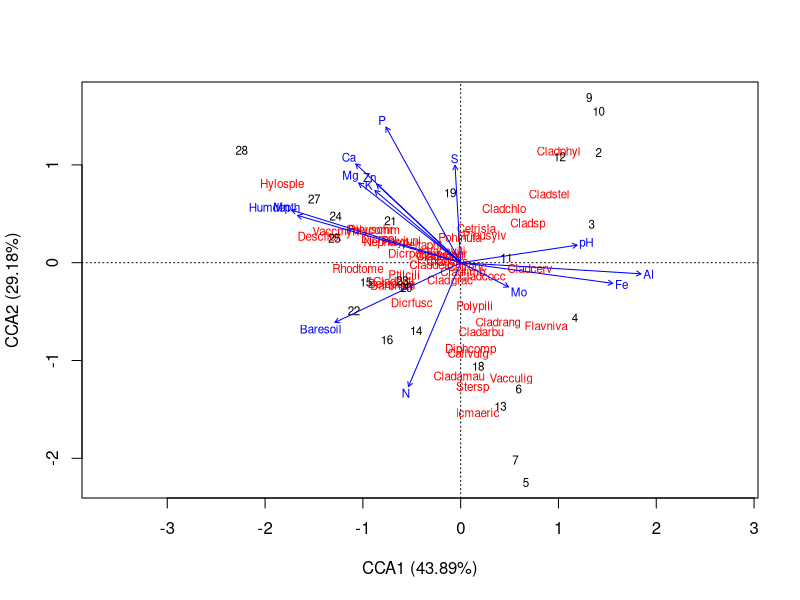
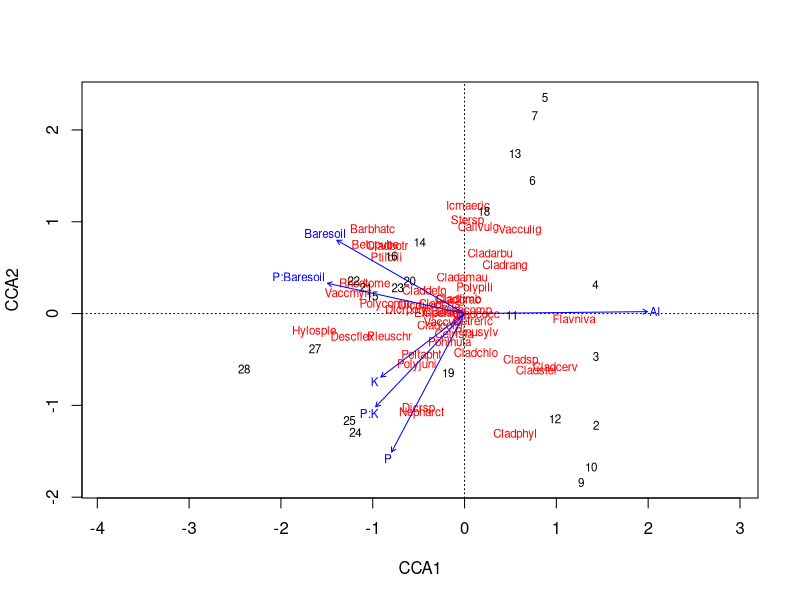
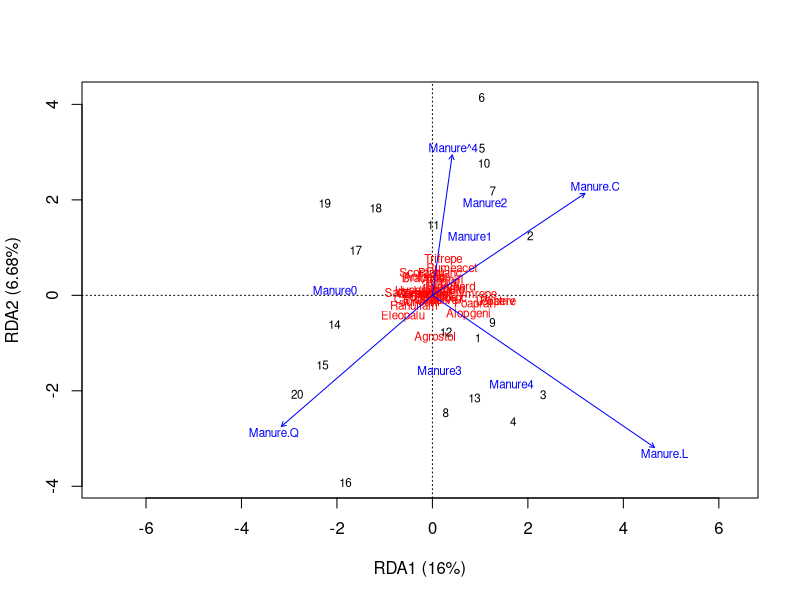
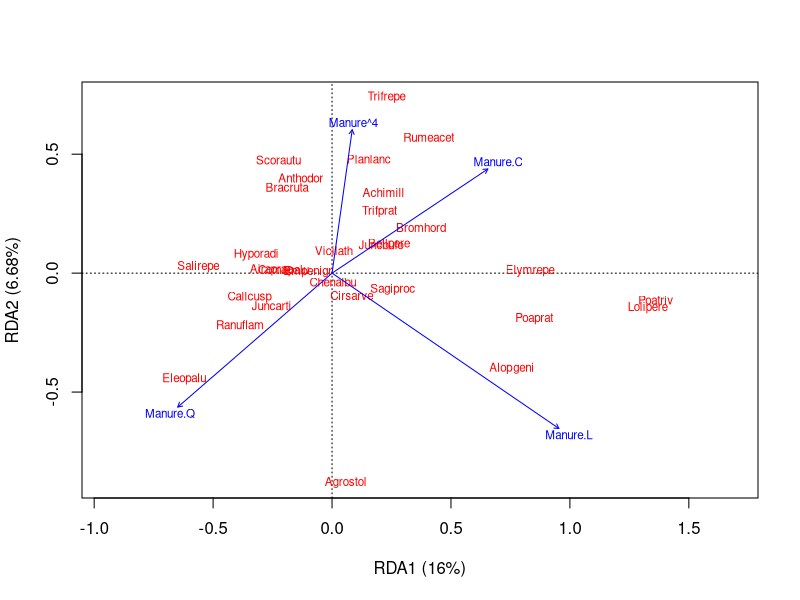
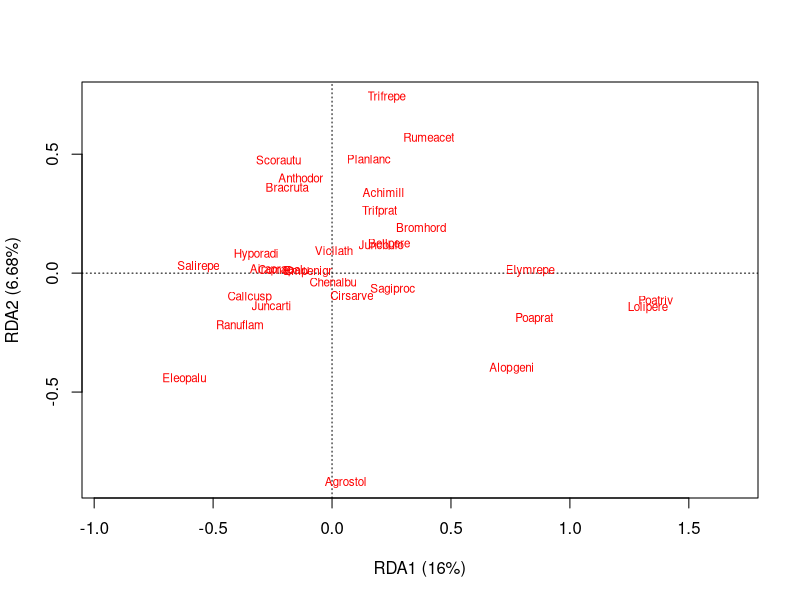
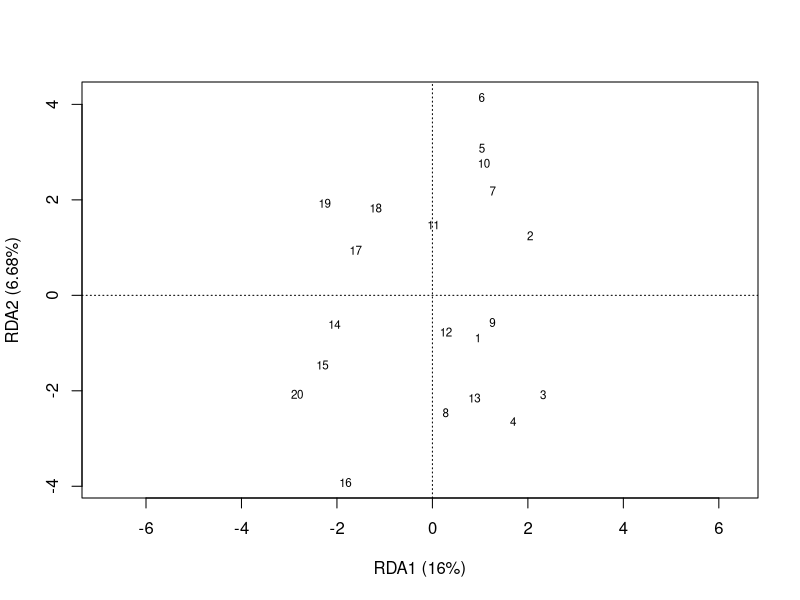
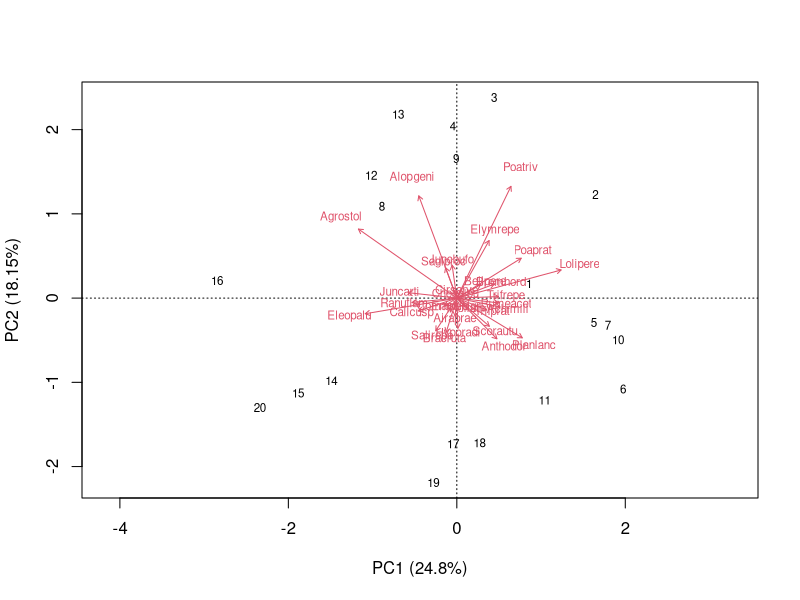
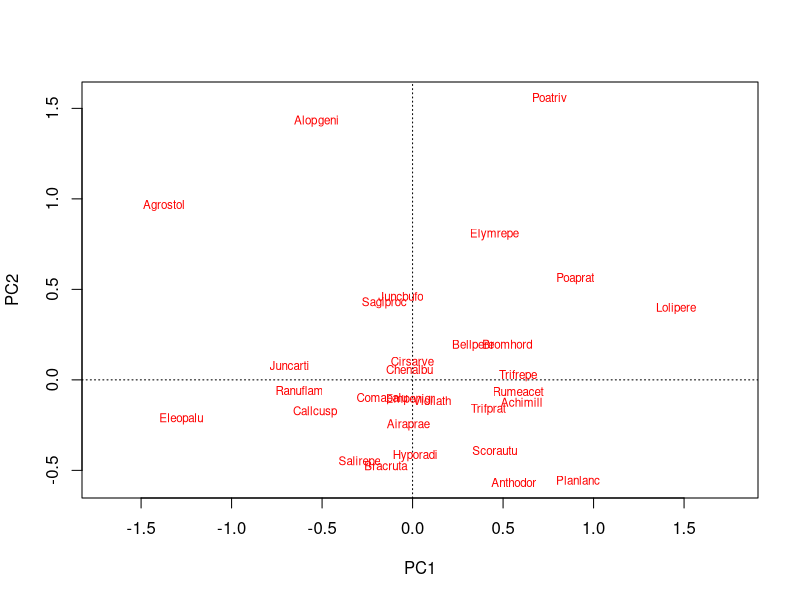

Write the R code that produced these figures, in order.
library(vegan)
data(varespec)
data(varechem)
## Common but bad way: use all variables you happen to have in your
## environmental data matrix
decorana(varespec) #DCA(Detrended correspondence analysis)

## CCA
vare.cca <- cca(varespec, varechem)
vare.cca
plot(vare.cca,xlab=paste("CCA1 (",round(vare.cca$CCA$eig[1]*100,2),"%)",sep=""),
          ylab=paste("CCA2 (",round(vare.cca$CCA$eig[2]*100,2),"%)",sep=""))
permutest(vare.cca,permu=999)
ef=envfit(vare.cca,varechem,permu=999)
ef
## Formula interface and a better model
vare.cca <- cca(varespec ~ Al + P*(K + Baresoil), data=varechem)
vare.cca
plot(vare.cca) # display="si"
## `Partialling out' and `negative components of variance'
cca(varespec ~ Ca, varechem)
cca(varespec ~ Ca + Condition(pH), varechem)


## RDA
data(dune)
data(dune.env)
dune.Manure <- rda(dune ~ Manure, dune.env)
plot(dune.Manure,xlab=paste("RDA1 (",round(dune.Manure$CCA$eig[1],2),"%)",sep=""),
     ylab=paste("RDA2 (",round(dune.Manure$CCA$eig[2],2),"%)",sep="")) 
# display=c("sp","si","bp")
plot(dune.Manure,xlab=paste("RDA1 (",round(dune.Manure$CCA$eig[1],2),"%)",sep=""),
     ylab=paste("RDA2 (",round(dune.Manure$CCA$eig[2],2),"%)",sep=""),display = c("sp","bp")) 

plot(dune.Manure,xlab=paste("RDA1 (",round(dune.Manure$CCA$eig[1],2),"%)",sep=""),
     ylab=paste("RDA2 (",round(dune.Manure$CCA$eig[2],2),"%)",sep=""),display = "sp") 

plot(dune.Manure,xlab=paste("RDA1 (",round(dune.Manure$CCA$eig[1],2),"%)",sep=""),
     ylab=paste("RDA2 (",round(dune.Manure$CCA$eig[2],2),"%)",sep=""),display = "si") 

## PCA
data(dune)
data(dune.env)
dune.pca <- rda(dune,scale = F)
biplot(dune.pca,xlab=paste("PC1 (",round(dune.pca$CA$eig[1],2),"%)",sep=""),
       ylab=paste("PC2 (",round(dune.pca$CA$eig[2],2),"%)",sep=""))
plot(dune.pca,display = "sp")
plot(dune.pca,display = "si")

## NMDS
data(varespec)
# monoMDS
vare.dis <- vegdist(varespec)
vare.mds0 <- monoMDS(vare.dis)
stressplot(vare.mds0, vare.dis)
ordiplot(vare.mds0, type = "t")
# metaMDS
vare.mds<-metaMDS(varespec, trace=F)
plot(vare.mds, type="t")

data(dune)
# Global NMDS using monoMDS
sol <- metaMDS(dune)
sol
label<-colnames(dune)
plot(sol$points, type="b")
text(sol$points, labels=label)
#plot(sol, display = "sites", choices = c(1, 2), type = "t") 
## Start from previous best solution
sol <- metaMDS(dune, previous.best = sol)
## Local NMDS and stress 2 of monoMDS
sol2 <- metaMDS(dune, model = "local", stress=2)
sol2
## Use Arrhenius exponent 'z' as a binary dissimilarity measure
sol <- metaMDS(dune, distfun = betadiver, distance = "z")
sol
